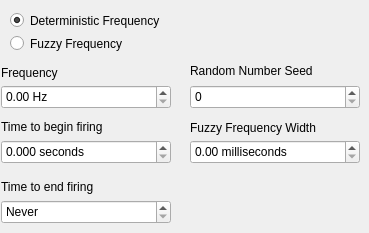
                     <widget class="QWidget" name="fiberElecTab">
                      <attribute name="title">
                       <string>Electric Simulation</string>
                      </attribute>
                      <widget class="QLabel" name="fiberElectricFreqLabel">
                       <property name="geometry">
                        <rect>
                         <x>1</x>
                         <y>65</y>
                         <width>151</width>
                         <height>16</height>
                        </rect>
                       </property>
                       <property name="text">
                        <string>Frequency</string>
                       </property>
                      </widget>
                      <widget class="QDoubleSpinBox" name="fiberElectricFreq">
                       <property name="geometry">
                        <rect>
                         <x>1</x>
                         <y>85</y>
                         <width>170</width>
                         <height>24</height>
                        </rect>
                       </property>
                       <property name="suffix">
                        <string> Hz</string>
                       </property>
                       <property name="maximum">
                        <double>2147483647.000000000000000</double>
                       </property>
                       <property name="singleStep">
                        <double>0.100000000000000</double>
                       </property>
                      </widget>
                      <widget class="QDoubleSpinBox" name="fiberElectricStartTime">
                       <property name="geometry">
                        <rect>
                         <x>1</x>
                         <y>140</y>
                         <width>170</width>
                         <height>24</height>
                        </rect>
                       </property>
                       <property name="suffix">
                        <string> seconds</string>
                       </property>
                       <property name="decimals">
                        <number>3</number>
                       </property>
                       <property name="maximum">
                        <double>9999999999.000000000000000</double>
                       </property>
                      </widget>
                      <widget class="QLabel" name="fiberElectricStartLabel">
                       <property name="geometry">
                        <rect>
                         <x>1</x>
                         <y>119</y>
                         <width>151</width>
                         <height>16</height>
                        </rect>
                       </property>
                       <property name="text">
                        <string>Time to begin firing</string>
                       </property>
                      </widget>
                      <widget class="QDoubleSpinBox" name="fiberElectricStopTime">
                       <property name="geometry">
                        <rect>
                         <x>1</x>
                         <y>200</y>
                         <width>170</width>
                         <height>24</height>
                        </rect>
                       </property>
                       <property name="toolTip">
                        <string>&lt;html&gt;&lt;head/&gt;&lt;body&gt;&lt;p&gt;Use the down arrow to select a value less than zero to indicate firing continues until the end of the simulation.&lt;/p&gt;&lt;/body&gt;&lt;/html&gt;</string>
                       </property>
                       <property name="specialValueText">
                        <string>Never</string>
                       </property>
                       <property name="suffix">
                        <string> seconds</string>
                       </property>
                       <property name="decimals">
                        <number>3</number>
                       </property>
                       <property name="minimum">
                        <double>-1.000000000000000</double>
                       </property>
                       <property name="maximum">
                        <double>999999999999.000000000000000</double>
                       </property>
                       <property name="value">
                        <double>-1.000000000000000</double>
                       </property>
                      </widget>
                      <widget class="QLabel" name="fiberElectricStopTImeLabel">
                       <property name="geometry">
                        <rect>
                         <x>1</x>
                         <y>179</y>
                         <width>151</width>
                         <height>16</height>
                        </rect>
                       </property>
                       <property name="text">
                        <string>Time to end firing</string>
                       </property>
                      </widget>
                      <widget class="QRadioButton" name="fiberElectricDeterministic">
                       <property name="geometry">
                        <rect>
                         <x>10</x>
                         <y>10</y>
                         <width>181</width>
                         <height>21</height>
                        </rect>
                       </property>
                       <property name="toolTip">
                        <string>The stimulation will occur at a fixed ticks determined by the frequency.</string>
                       </property>
                       <property name="text">
                        <string>Deterministic Frequency</string>
                       </property>
                       <property name="checked">
                        <bool>true</bool>
                       </property>
                      </widget>
                      <widget class="QRadioButton" name="fiberElectricFuzzy">
                       <property name="geometry">
                        <rect>
                         <x>10</x>
                         <y>33</y>
                         <width>181</width>
                         <height>21</height>
                        </rect>
                       </property>
                       <property name="toolTip">
                        <string>&lt;html&gt;&lt;head/&gt;&lt;body&gt;&lt;p&gt;The stimulation will occur at some random tick in the Fuzzy Frequency Width. This occurs on or after the deterministic tick.&lt;/p&gt;&lt;/body&gt;&lt;/html&gt;</string>
                       </property>
                       <property name="text">
                        <string>Fuzzy Frequency</string>
                       </property>
                      </widget>
                      <widget class="QDoubleSpinBox" name="fiberElectricFuzzyRange">
                       <property name="geometry">
                        <rect>
                         <x>190</x>
                         <y>140</y>
                         <width>170</width>
                         <height>24</height>
                        </rect>
                       </property>
                       <property name="toolTip">
                        <string>If using Fuzzy Frequency, this is the width in seconds of the range where the electrical stimulation will occur. The range is centered on ticks determined by the frequency. </string>
                       </property>
                       <property name="suffix">
                        <string> milliseconds</string>
                       </property>
                       <property name="maximum">
                        <double>2147483647.000000000000000</double>
                       </property>
                       <property name="singleStep">
                        <double>0.100000000000000</double>
                       </property>
                      </widget>
                      <widget class="QLabel" name="fiberElectricRangeLabel">
                       <property name="geometry">
                        <rect>
                         <x>190</x>
                         <y>120</y>
                         <width>161</width>
                         <height>16</height>
                        </rect>
                       </property>
                       <property name="toolTip">
                        <string>&lt;html&gt;&lt;head/&gt;&lt;body&gt;&lt;p&gt;A random tick inside this window of time will be selected as when the electric stim is applied.&lt;/p&gt;&lt;/body&gt;&lt;/html&gt;</string>
                       </property>
                       <property name="text">
                        <string>Fuzzy Frequency Width</string>
                       </property>
                       <property name="textFormat">
                        <enum>Qt::PlainText</enum>
                       </property>
                      </widget>
                      <widget class="QSpinBox" name="fiberElectricSeed">
                       <property name="geometry">
                        <rect>
                         <x>190</x>
                         <y>85</y>
                         <width>170</width>
                         <height>24</height>
                        </rect>
                       </property>
                       <property name="maximum">
                        <number>2147483642</number>
                       </property>
                      </widget>
                      <widget class="QLabel" name="fiberElectricSeedLabel">
                       <property name="geometry">
                        <rect>
                         <x>190</x>
                         <y>65</y>
                         <width>161</width>
                         <height>12</height>
                        </rect>
                       </property>
                       <property name="text">
                        <string>Random Number Seed</string>
                       </property>
                      </widget>
                     </widget>
